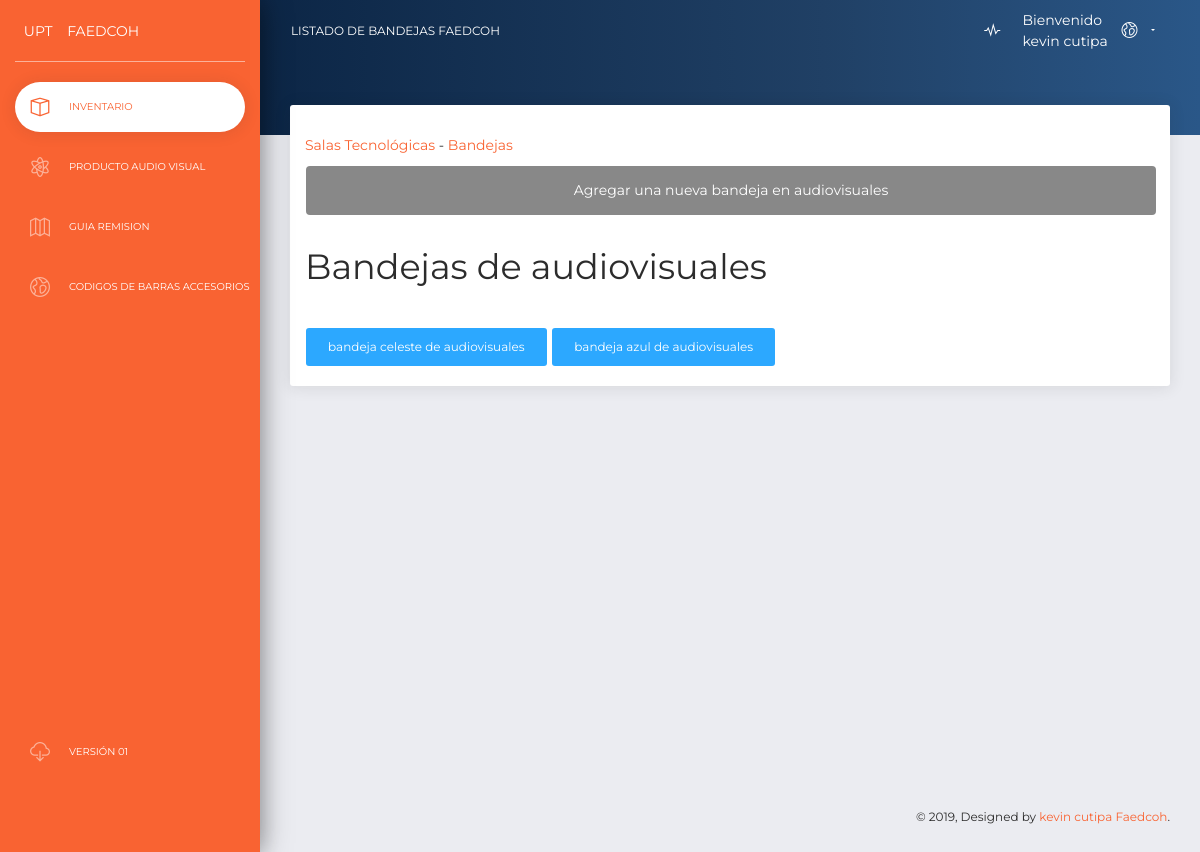
The page /inventario/listar_bandejas.php?cod=101 (signed in) on the database as committed earlier.
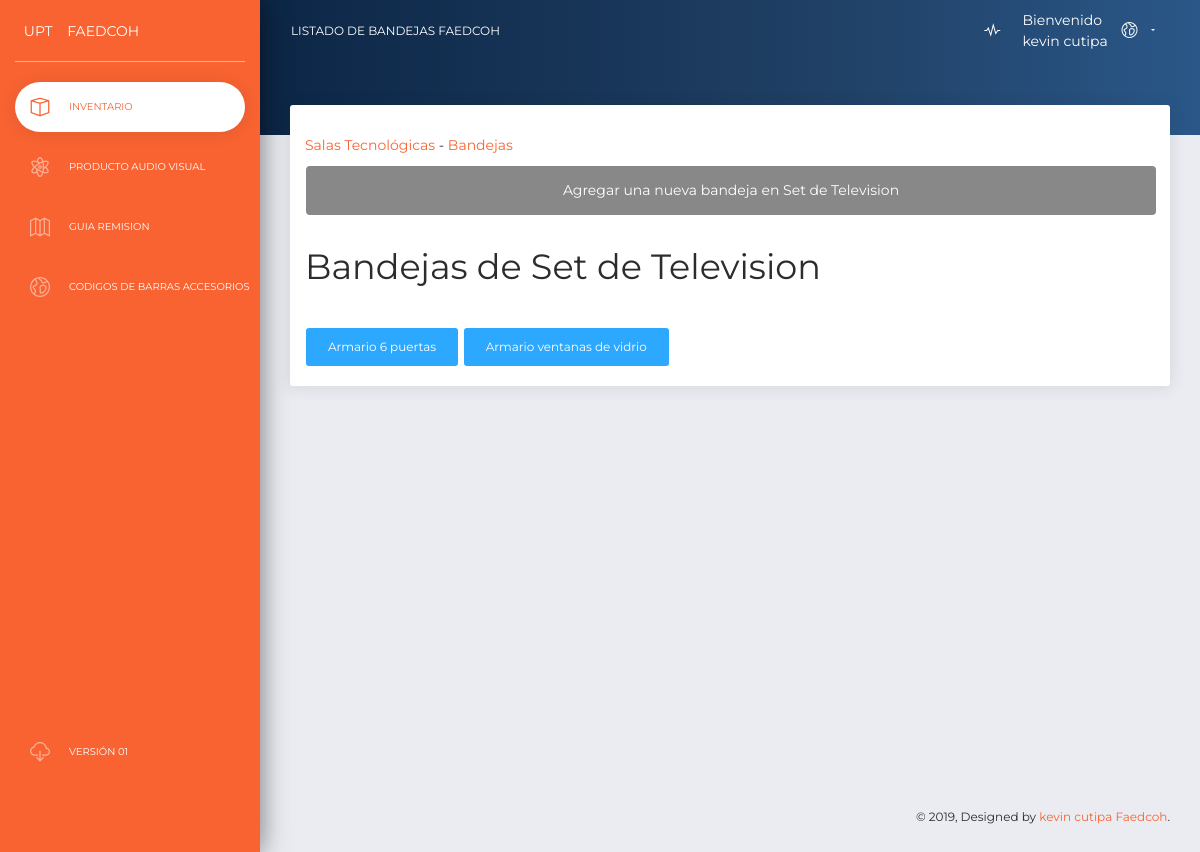
The same page on the database as committed later.
### tables this page shows
CREATE TABLE IF NOT EXISTS `salatecnologica` (
  `codigosalatecnologica` int(11) NOT NULL AUTO_INCREMENT,
  `nombresalatecnologica` varchar(50) DEFAULT NULL,
  `lugar` varchar(50) DEFAULT NULL,  
  PRIMARY KEY (`codigosalatecnologica`)
);

CREATE TABLE IF NOT EXISTS `bandeja` (
  `codigobandeja` int(11) NOT NULL AUTO_INCREMENT,
  `codigosalatecnologica` int(11) DEFAULT NULL,
  `nombrebandeja` varchar(50) DEFAULT NULL,
  `ubicacion` varchar(50) DEFAULT NULL,  
  PRIMARY KEY (`codigobandeja`)
);

### seguridad/conexion.php (called while the page is built, shortened)
<?php
function conectarse()
{
if(!($link = mysqli_connect("localhost", "root", "")))
{
	echo "Error conectando a la Base de Datos.";
	exit();
}
	return $link;
}
?>

### inventario/listar_bandejas.php (the view, shortened to what this page needs)
<!doctype html>
<html lang="en">
<head>
  <link href="https://use.fontawesome.com/releases/v5.0.6/css/all.css" rel="stylesheet">
  <link href="../assets/css/bootstrap.min.css" rel="stylesheet" />
  <link href="../assets/css/now-ui-dashboard.css?v=1.1.0" rel="stylesheet" />
  <link href="../assets/demo/demo.css" rel="stylesheet" />
<link rel="stylesheet" href="../assets/css/jquery.dataTables.min.css">
<link rel="stylesheet" type="text/css" href="https://cdn.datatables.net/1.10.19/css/jquery.dataTables.min.css">
</head>
<body class="">
  <div class="wrapper ">
    <div class="sidebar" data-color="orange">
      <div class="logo">
        <a href="../index.php" class="simple-text logo-mini">
          UPT
        </a>
        <a href="../index.php" class="simple-text logo-normal">
          FAEDCOH
        </a>
      </div>
      <div class="sidebar-wrapper">
        <ul class="nav">
          <li class="active">
            <a href="../inventario/listar_salastecnologicas.php">
              <i class="now-ui-icons design_app"></i>
              <p>Inventario</p>
            </a>
          </li>
          <li>
            <a href="../audiovisuales/listar_audiovisuales.php">
              <i class="now-ui-icons education_atom"></i>
              <p>Producto Audio Visual</p>
            </a>
          </li>
          <li>
            <a href="../guiaremision/listar_guiaremision.php">
              <i class="now-ui-icons location_map-big"></i>
              <p>Guia Remision</p>
            </a>
          </li>
          <li>
            <a href="../inventario/imprimircodbarra.php">
              <i class="now-ui-icons location_world"></i>
              <p>Codigos de Barras Accesorios </p>
            </a>
          </li>
          <li class="active-pro">
            <a href="#">
              <i class="now-ui-icons arrows-1_cloud-download-93"></i>
              <p>Versión 01</p>
            </a>
          </li>
        </ul>
      </div>
    </div>
    <div class="main-panel">
      <nav class="navbar navbar-expand-lg navbar-transparent  navbar-absolute bg-primary fixed-top">
        <div class="container-fluid">
          <div class="navbar-wrapper">
            <a class="navbar-brand">Listado de Bandejas FAEDCOH</a>
          </div>
          <div class="collapse navbar-collapse justify-content-end" id="navigation">
            <ul class="navbar-nav">
              <li class="nav-item">
                <a class="nav-link" href="#">
                  <i class="now-ui-icons media-2_sound-wave"></i>
                </a>
              </li>
              <div id="txtUser">Bienvenido <br> <?php echo $_SESSION['usuario']['nom']. ' ' .$_SESSION['usuario']['ape'];?></div>
              <li class="nav-item dropdown">
                <a class="nav-link dropdown-toggle" href="http://example.com" id="navbarDropdownMenuLink" data-toggle="dropdown" aria-haspopup="true" aria-expanded="false">
                  <i class="now-ui-icons location_world"></i>
                </a>
              </li>
            </ul>
          </div>
        </div>
      </nav>
      <div class="panel-header panel-header-sm">
      </div>
      <div class="content">
        <div class="row">
          <div class="col-md-12">
            <div class="card ">
              <div class="card-header ">
              </div>
              <div class="card-body ">
                 <section>
                  <?php
                  include ("../seguridad/conexion.php");
                  $codigo=$_GET['cod'];
                  ?>
                   <?php
                   $consultabandejas="SELECT * FROM bandeja WHERE bandeja.codigosalatecnologica=$codigo";
                   $consultanombresala="SELECT salatecnologica.nombresalatecnologica FROM salatecnologica WHERE salatecnologica.codigosalatecnologica=$codigo";
                   $rsbandejas = mysqli_query(conectarse(),$consultabandejas) or die("Fallo la consulta");
                   $rsnombresala = mysqli_query(conectarse(),$consultanombresala) or die("Fallo la consulta");
                   ?>
                   <?php
                   while($camposala = mysqli_fetch_array($rsnombresala)){
                   ?>
                    <a href="listar_salastecnologicas.php">Salas Tecnológicas</a>
                    <a> - </a>
                    <a href="listar_bandejas.php?cod=<?php echo $codigo?>">Bandejas</a>
                   <a type="btn btn-secondary" href="agregar_bandejas.php?codsala=<?php echo $codigo?>" class="btn btn-secondary btn-lg btn-block" >Agregar una nueva bandeja en <?php echo $camposala['nombresalatecnologica']?></a><br>
                   <h2>Bandejas de <?php echo $camposala['nombresalatecnologica'] ?></h2>
                     <?php
                      }
                     ?>
                   <?php
                   while($campobandeja = mysqli_fetch_array($rsbandejas)){
                   ?>
                   <a type="btn btn-info" href="listar_accesorios.php?codbandeja=<?php echo $campobandeja['codigobandeja']?>&codsala=<?php echo $campobandeja['codigosalatecnologica']?>" class="btn btn-info"><?php echo $campobandeja["nombrebandeja"];?></a>
                  <?php
                  }
                  ?>
                  </section>
              </div>
            </div>
          </div>
        </div>
      </div>
      <footer class="footer">
        <div class="container-fluid">
          <div class="copyright">
            &copy;
            , Designed by
            <a href="#" target="_blank">kevin cutipa</a>
            <a href="#" target="_blank">Faedcoh</a>.
          </div>
        </div>
      </footer>
    </div>
  </div>
</body>
</html>

### assets/demo/demo.css (style rules this page uses)
@media all and (min-width: 992px) { .sidebar .nav>li.active-pro { position: absolute; width: 100%; bottom: 10px; } }

Rows that differ between the two databases and show on the page:
changed salatecnologica: nombresalatecnologica "audiovisuales" → "Set de Television"
changed bandeja: nombrebandeja "bandeja celeste de audiovisuales" → "Armario 6 puertas"
changed bandeja: nombrebandeja "bandeja azul de audiovisuales" → "Armario ventanas de vidrio"
